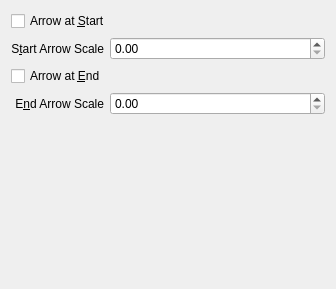
<ui version="4.0" >
 <class>ArrowPropertiesTab</class>
 <widget class="QWidget" name="ArrowPropertiesTab" >
  <property name="windowModality" >
   <enum>Qt::NonModal</enum>
  </property>
  <property name="geometry" >
   <rect>
    <x>0</x>
    <y>0</y>
    <width>336</width>
    <height>289</height>
   </rect>
  </property>
  <property name="windowTitle" >
   <string>Form</string>
  </property>
  <layout class="QGridLayout" name="gridLayout" >
   <item row="0" column="0" colspan="2" >
    <widget class="QCheckBox" name="_startArrow" >
     <property name="text" >
      <string>Arrow at &amp;Start</string>
     </property>
    </widget>
   </item>
   <item row="1" column="0" >
    <widget class="QLabel" name="_startArrowLabel" >
     <property name="sizePolicy" >
      <sizepolicy vsizetype="Preferred" hsizetype="Preferred" >
       <horstretch>0</horstretch>
       <verstretch>0</verstretch>
      </sizepolicy>
     </property>
     <property name="text" >
      <string>S&amp;tart Arrow Scale</string>
     </property>
     <property name="alignment" >
      <set>Qt::AlignRight|Qt::AlignTrailing|Qt::AlignVCenter</set>
     </property>
     <property name="buddy" >
      <cstring>_startArrowScale</cstring>
     </property>
    </widget>
   </item>
   <item row="1" column="1" >
    <widget class="QDoubleSpinBox" name="_startArrowScale" >
     <property name="sizePolicy" >
      <sizepolicy vsizetype="Fixed" hsizetype="Expanding" >
       <horstretch>0</horstretch>
       <verstretch>0</verstretch>
      </sizepolicy>
     </property>
     <property name="toolTip" >
      <string>Arrow Head Size</string>
     </property>
     <property name="whatsThis" >
      <string>The size of the arrow head is proportional to this value.</string>
     </property>
    </widget>
   </item>
   <item row="2" column="0" colspan="2" >
    <widget class="QCheckBox" name="_endArrow" >
     <property name="text" >
      <string>Arrow at &amp;End</string>
     </property>
    </widget>
   </item>
   <item row="3" column="0" >
    <widget class="QLabel" name="_endArrowLabel" >
     <property name="sizePolicy" >
      <sizepolicy vsizetype="Preferred" hsizetype="Preferred" >
       <horstretch>0</horstretch>
       <verstretch>0</verstretch>
      </sizepolicy>
     </property>
     <property name="text" >
      <string>E&amp;nd Arrow Scale</string>
     </property>
     <property name="alignment" >
      <set>Qt::AlignRight|Qt::AlignTrailing|Qt::AlignVCenter</set>
     </property>
     <property name="buddy" >
      <cstring>_endArrowScale</cstring>
     </property>
    </widget>
   </item>
   <item row="3" column="1" >
    <widget class="QDoubleSpinBox" name="_endArrowScale" >
     <property name="toolTip" >
      <string>Arrow Head Size</string>
     </property>
     <property name="whatsThis" >
      <string>The size of the arrow head is proportional to this value.</string>
     </property>
    </widget>
   </item>
   <item row="4" column="0" colspan="2" >
    <spacer>
     <property name="orientation" >
      <enum>Qt::Vertical</enum>
     </property>
     <property name="sizeHint" stdset="0" >
      <size>
       <width>20</width>
       <height>40</height>
      </size>
     </property>
    </spacer>
   </item>
  </layout>
 </widget>
 <resources/>
 <connections/>
</ui>
